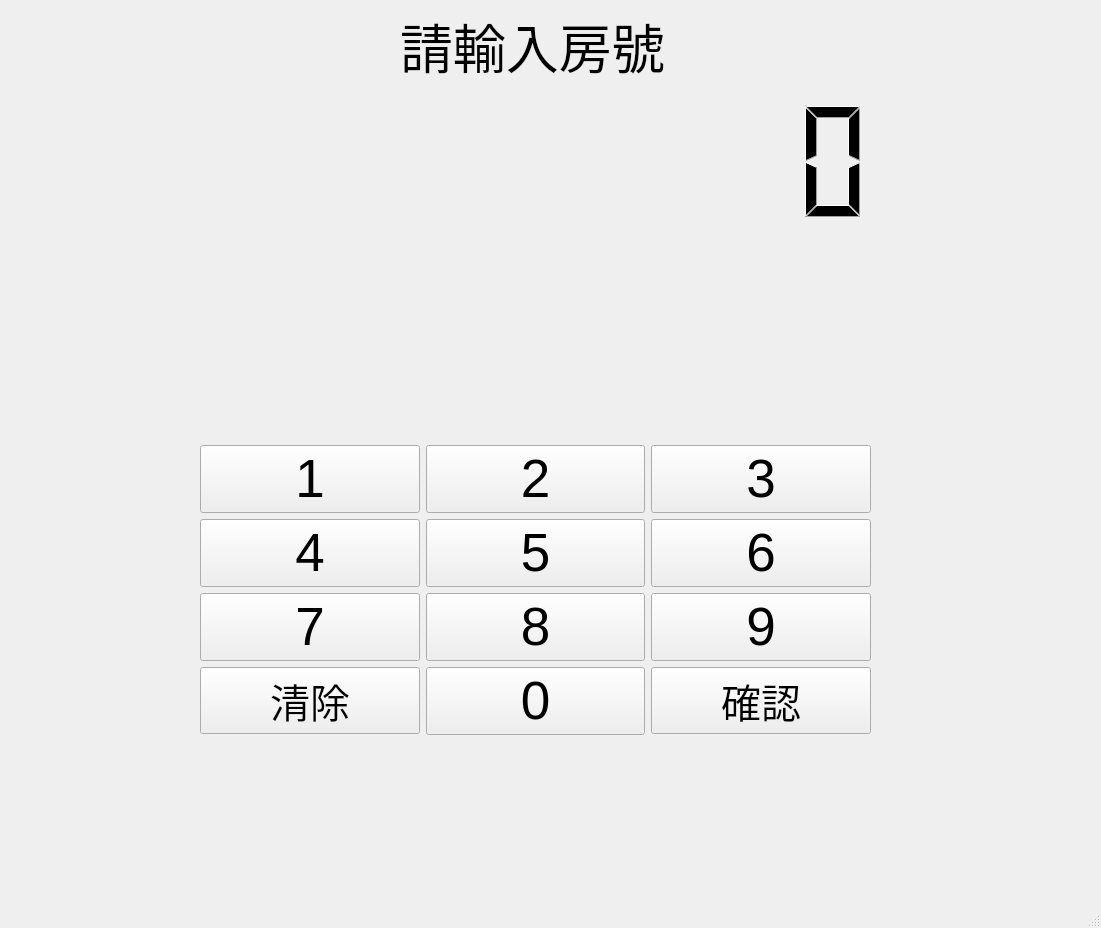
<?xml version="1.0" encoding="UTF-8"?>
<ui version="4.0">
 <class>MainWindow</class>
 <widget class="QMainWindow" name="MainWindow">
  <property name="geometry">
   <rect>
    <x>0</x>
    <y>0</y>
    <width>1101</width>
    <height>928</height>
   </rect>
  </property>
  <property name="windowTitle">
   <string>计算机</string>
  </property>
  <widget class="QWidget" name="centralwidget">
   <widget class="QWidget" name="layoutWidget">
    <property name="geometry">
     <rect>
      <x>200</x>
      <y>250</y>
      <width>671</width>
      <height>681</height>
     </rect>
    </property>
    <layout class="QVBoxLayout" name="verticalLayout_2">
     <item>
      <layout class="QVBoxLayout" name="verticalLayout">
       <item>
        <layout class="QHBoxLayout" name="horizontalLayout">
         <item>
          <widget class="QPushButton" name="button_1">
           <property name="font">
            <font>
             <pointsize>40</pointsize>
            </font>
           </property>
           <property name="text">
            <string>1</string>
           </property>
          </widget>
         </item>
         <item>
          <widget class="QPushButton" name="button_2">
           <property name="font">
            <font>
             <pointsize>40</pointsize>
            </font>
           </property>
           <property name="text">
            <string>2</string>
           </property>
          </widget>
         </item>
         <item>
          <widget class="QPushButton" name="button_3">
           <property name="font">
            <font>
             <pointsize>40</pointsize>
            </font>
           </property>
           <property name="text">
            <string>3</string>
           </property>
          </widget>
         </item>
        </layout>
       </item>
       <item>
        <layout class="QHBoxLayout" name="horizontalLayout_2">
         <item>
          <widget class="QPushButton" name="button_4">
           <property name="font">
            <font>
             <pointsize>40</pointsize>
            </font>
           </property>
           <property name="text">
            <string>4</string>
           </property>
          </widget>
         </item>
         <item>
          <widget class="QPushButton" name="button_5">
           <property name="font">
            <font>
             <pointsize>40</pointsize>
            </font>
           </property>
           <property name="text">
            <string>5</string>
           </property>
          </widget>
         </item>
         <item>
          <widget class="QPushButton" name="button_6">
           <property name="font">
            <font>
             <pointsize>40</pointsize>
            </font>
           </property>
           <property name="text">
            <string>6</string>
           </property>
          </widget>
         </item>
        </layout>
       </item>
       <item>
        <layout class="QHBoxLayout" name="horizontalLayout_3">
         <item>
          <widget class="QPushButton" name="button_7">
           <property name="font">
            <font>
             <pointsize>40</pointsize>
            </font>
           </property>
           <property name="text">
            <string>7</string>
           </property>
          </widget>
         </item>
         <item>
          <widget class="QPushButton" name="button_8">
           <property name="font">
            <font>
             <pointsize>40</pointsize>
            </font>
           </property>
           <property name="text">
            <string>8</string>
           </property>
          </widget>
         </item>
         <item>
          <widget class="QPushButton" name="button_9">
           <property name="font">
            <font>
             <pointsize>40</pointsize>
            </font>
           </property>
           <property name="text">
            <string>9</string>
           </property>
          </widget>
         </item>
        </layout>
       </item>
       <item>
        <layout class="QHBoxLayout" name="horizontalLayout_4">
         <item>
          <widget class="QPushButton" name="button_clear">
           <property name="font">
            <font>
             <pointsize>30</pointsize>
            </font>
           </property>
           <property name="text">
            <string>清除</string>
           </property>
          </widget>
         </item>
         <item>
          <widget class="QPushButton" name="button_0">
           <property name="font">
            <font>
             <pointsize>40</pointsize>
            </font>
           </property>
           <property name="text">
            <string>0</string>
           </property>
          </widget>
         </item>
         <item>
          <widget class="QPushButton" name="button_equal">
           <property name="font">
            <font>
             <pointsize>30</pointsize>
            </font>
           </property>
           <property name="text">
            <string>確認</string>
           </property>
          </widget>
         </item>
        </layout>
       </item>
      </layout>
     </item>
    </layout>
   </widget>
   <widget class="QLCDNumber" name="lcd">
    <property name="geometry">
     <rect>
      <x>200</x>
      <y>80</y>
      <width>671</width>
      <height>163</height>
     </rect>
    </property>
    <property name="font">
     <font>
      <pointsize>40</pointsize>
     </font>
    </property>
    <property name="frameShape">
     <enum>QFrame::NoFrame</enum>
    </property>
    <property name="digitCount">
     <number>10</number>
    </property>
   </widget>
   <widget class="QLabel" name="label">
    <property name="geometry">
     <rect>
      <x>400</x>
      <y>10</y>
      <width>311</width>
      <height>71</height>
     </rect>
    </property>
    <property name="font">
     <font>
      <pointsize>40</pointsize>
     </font>
    </property>
    <property name="text">
     <string>請輸入房號</string>
    </property>
   </widget>
  </widget>
  <widget class="QMenuBar" name="menubar">
   <property name="geometry">
    <rect>
     <x>0</x>
     <y>0</y>
     <width>1101</width>
     <height>31</height>
    </rect>
   </property>
  </widget>
  <widget class="QStatusBar" name="statusbar"/>
 </widget>
 <resources/>
 <connections/>
</ui>
